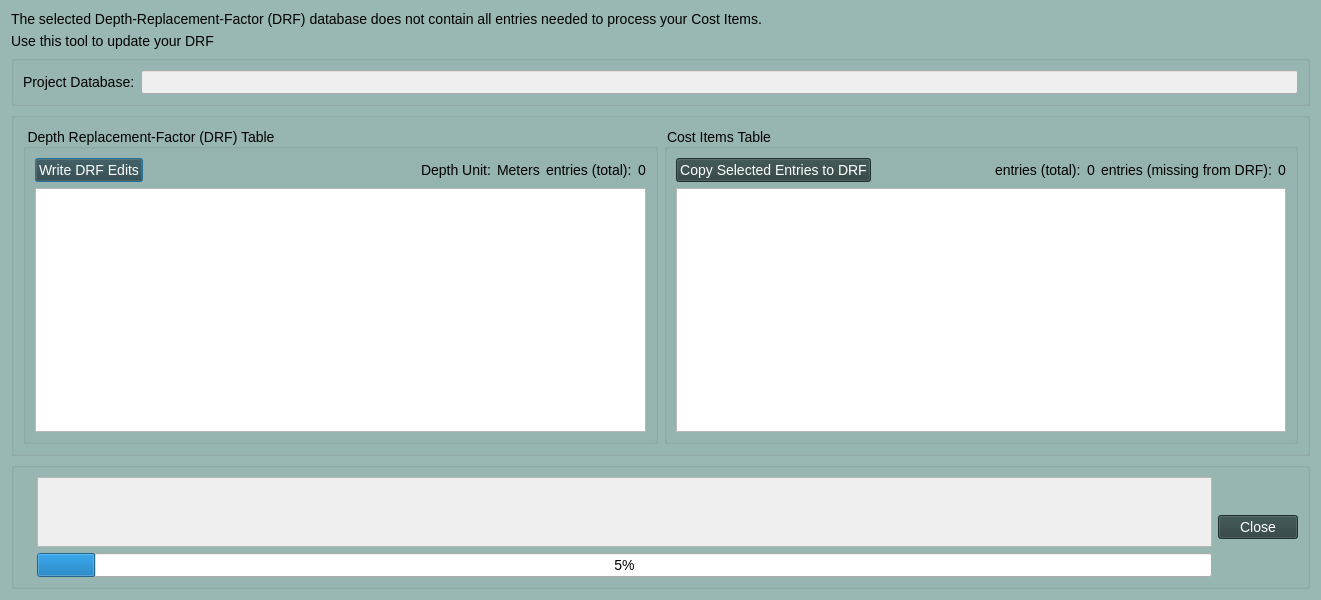
<?xml version="1.0" encoding="UTF-8"?>
<ui version="4.0">
 <class>Dialog</class>
 <widget class="QDialog" name="Dialog">
  <property name="geometry">
   <rect>
    <x>0</x>
    <y>0</y>
    <width>1321</width>
    <height>600</height>
   </rect>
  </property>
  <property name="sizePolicy">
   <sizepolicy hsizetype="Preferred" vsizetype="Fixed">
    <horstretch>0</horstretch>
    <verstretch>0</verstretch>
   </sizepolicy>
  </property>
  <property name="maximumSize">
   <size>
    <width>16777215</width>
    <height>600</height>
   </size>
  </property>
  <property name="palette">
   <palette>
    <active>
     <colorrole role="Base">
      <brush brushstyle="SolidPattern">
       <color alpha="255">
        <red>153</red>
        <green>183</green>
        <blue>179</blue>
       </color>
      </brush>
     </colorrole>
     <colorrole role="Window">
      <brush brushstyle="SolidPattern">
       <color alpha="255">
        <red>153</red>
        <green>183</green>
        <blue>179</blue>
       </color>
      </brush>
     </colorrole>
    </active>
    <inactive>
     <colorrole role="Base">
      <brush brushstyle="SolidPattern">
       <color alpha="255">
        <red>153</red>
        <green>183</green>
        <blue>179</blue>
       </color>
      </brush>
     </colorrole>
     <colorrole role="Window">
      <brush brushstyle="SolidPattern">
       <color alpha="255">
        <red>153</red>
        <green>183</green>
        <blue>179</blue>
       </color>
      </brush>
     </colorrole>
    </inactive>
    <disabled>
     <colorrole role="Base">
      <brush brushstyle="SolidPattern">
       <color alpha="255">
        <red>240</red>
        <green>240</green>
        <blue>240</blue>
       </color>
      </brush>
     </colorrole>
     <colorrole role="Window">
      <brush brushstyle="SolidPattern">
       <color alpha="255">
        <red>153</red>
        <green>183</green>
        <blue>179</blue>
       </color>
      </brush>
     </colorrole>
    </disabled>
   </palette>
  </property>
  
   <property name="windowTitle">
   <string>CanCurve</string>
  </property>
  <property name="styleSheet">
   <string notr="true">QPushButton {
  background-color: #2B403F;
  color: white;
}

QPushButton:disabled { 
    background-color: #99B7B3; /* Example: Gray background for disabled state */
	color:#DDDDDD
}

 
QTextEdit {
    background-color: #99B7B3; 
}


 
QWidget { /* Targets most widgets */
    font-size: 14px; 
} 

/* For more specific elements */
QLabel {
    font-size: 14px; 
}

</string>
 </property>
  
  <property name="windowTitle">
   <string>DRF Data Entry Tool</string>
  </property>
  <layout class="QVBoxLayout" name="verticalLayout">
   <item>
    <widget class="QLabel" name="label">
     <property name="text">
      <string>The selected Depth-Replacement-Factor (DRF) database does not contain all entries needed to process your Cost Items.</string>
     </property>
    </widget>
   </item>
   <item>
    <widget class="QLabel" name="label_2">
     <property name="text">
      <string>Use this tool to update your DRF</string>
     </property>
    </widget>
   </item>
   <item>
    <widget class="QGroupBox" name="groupBox_4">
     <property name="title">
      <string/>
     </property>
     <layout class="QHBoxLayout" name="horizontalLayout_4">
      <item>
       <widget class="QLabel" name="label_3">
        <property name="text">
         <string>Project Database:</string>
        </property>
       </widget>
      </item>
      <item>
       <widget class="QLineEdit" name="lineEdit_projDB">
        <property name="enabled">
         <bool>false</bool>
        </property>
       </widget>
      </item>
     </layout>
    </widget>
   </item>
   <item>
    <widget class="QGroupBox" name="groupBox">
     <property name="sizePolicy">
      <sizepolicy hsizetype="Preferred" vsizetype="Expanding">
       <horstretch>0</horstretch>
       <verstretch>0</verstretch>
      </sizepolicy>
     </property>
     <property name="title">
      <string/>
     </property>
     <layout class="QHBoxLayout" name="horizontalLayout">
      <item>
       <widget class="QGroupBox" name="groupBox_3">
        <property name="title">
         <string>Depth Replacement-Factor (DRF) Table</string>
        </property>
        <layout class="QVBoxLayout" name="verticalLayout_5">
         <item>
          <layout class="QHBoxLayout" name="horizontalLayout_5">
           <item>
            <widget class="QPushButton" name="pushButton_DRFtoProjDB">
             <property name="text">
              <string>Write DRF Edits</string>
             </property>
            </widget>
           </item>
           <item>
            <spacer name="horizontalSpacer_2">
             <property name="orientation">
              <enum>Qt::Horizontal</enum>
             </property>
             <property name="sizeHint" stdset="0">
              <size>
               <width>40</width>
               <height>20</height>
              </size>
             </property>
            </spacer>
           </item>
            <item>
            <widget class="QLabel" name="label_7">
             <property name="text">
              <string>Depth Unit:</string>
             </property>
            </widget>
           </item>
           <item>
            <widget class="QLabel" name="label_Depth_Units">
             <property name="text">
              <string>Meters</string>
             </property>
            </widget>
           </item>
           <item>
            <widget class="QLabel" name="label_6">
             <property name="text">
              <string>entries (total):</string>
             </property>
            </widget>
           </item>
           <item>
            <widget class="QLabel" name="label_DRF_entries_total">
             <property name="text">
              <string>0</string>
             </property>
            </widget>
           </item>
          </layout>
         </item>
         <item>
          <widget class="QTableView" name="tableView_drf">
           <property name="palette">
            <palette>
             <active>
              <colorrole role="Base">
               <brush brushstyle="SolidPattern">
                <color alpha="255">
                 <red>255</red>
                 <green>255</green>
                 <blue>255</blue>
                </color>
               </brush>
              </colorrole>
             </active>
             <inactive>
              <colorrole role="Base">
               <brush brushstyle="SolidPattern">
                <color alpha="255">
                 <red>255</red>
                 <green>255</green>
                 <blue>255</blue>
                </color>
               </brush>
              </colorrole>
             </inactive>
             <disabled>
              <colorrole role="Base">
               <brush brushstyle="SolidPattern">
                <color alpha="255">
                 <red>240</red>
                 <green>240</green>
                 <blue>240</blue>
                </color>
               </brush>
              </colorrole>
             </disabled>
            </palette>
           </property>
          </widget>
         </item>
        </layout>
       </widget>
      </item>
      <item>
       <widget class="QGroupBox" name="groupBox_2">
        <property name="title">
         <string>Cost Items Table</string>
        </property>
        <layout class="QVBoxLayout" name="verticalLayout_4">
         <item>
          <layout class="QHBoxLayout" name="horizontalLayout_3">
           <item>
            <widget class="QPushButton" name="pushButton_copyCItoDRF">
             <property name="sizePolicy">
              <sizepolicy hsizetype="Preferred" vsizetype="Fixed">
               <horstretch>0</horstretch>
               <verstretch>0</verstretch>
              </sizepolicy>
             </property>
             <property name="text">
              <string>Copy Selected Entries to DRF</string>
             </property>
            </widget>
           </item>
           <item>
            <spacer name="horizontalSpacer">
             <property name="orientation">
              <enum>Qt::Horizontal</enum>
             </property>
             <property name="sizeHint" stdset="0">
              <size>
               <width>40</width>
               <height>20</height>
              </size>
             </property>
            </spacer>
           </item>
           <item>
            <widget class="QLabel" name="label_4">
             <property name="text">
              <string>entries (total):</string>
             </property>
            </widget>
           </item>
           <item>
            <widget class="QLabel" name="label_CI_entries_total">
             <property name="text">
              <string>0</string>
             </property>
            </widget>
           </item>
           <item>
            <widget class="QLabel" name="label_5">
             <property name="text">
              <string>entries (missing from DRF):</string>
             </property>
            </widget>
           </item>
           <item>
            <widget class="QLabel" name="label_CI_entries_missing">
             <property name="text">
              <string>0</string>
             </property>
            </widget>
           </item>
          </layout>
         </item>
         <item>
          <layout class="QHBoxLayout" name="horizontalLayout_2">
           <item>
            <widget class="QTableView" name="tableView_costItems">
             <property name="palette">
              <palette>
               <active>
                <colorrole role="Base">
                 <brush brushstyle="SolidPattern">
                  <color alpha="255">
                   <red>255</red>
                   <green>255</green>
                   <blue>255</blue>
                  </color>
                 </brush>
                </colorrole>
               </active>
               <inactive>
                <colorrole role="Base">
                 <brush brushstyle="SolidPattern">
                  <color alpha="255">
                   <red>255</red>
                   <green>255</green>
                   <blue>255</blue>
                  </color>
                 </brush>
                </colorrole>
               </inactive>
               <disabled>
                <colorrole role="Base">
                 <brush brushstyle="SolidPattern">
                  <color alpha="255">
                   <red>240</red>
                   <green>240</green>
                   <blue>240</blue>
                  </color>
                 </brush>
                </colorrole>
               </disabled>
              </palette>
             </property>
            </widget>
           </item>
          </layout>
         </item>
        </layout>
       </widget>
      </item>
     </layout>
    </widget>
   </item>
   <item>
    <widget class="QGroupBox" name="status">
     <property name="sizePolicy">
      <sizepolicy hsizetype="Expanding" vsizetype="Fixed">
       <horstretch>0</horstretch>
       <verstretch>0</verstretch>
      </sizepolicy>
     </property>
     <property name="minimumSize">
      <size>
       <width>0</width>
       <height>70</height>
      </size>
     </property>
     <property name="title">
      <string/>
     </property>
     <layout class="QHBoxLayout" name="horizontalLayout_8">
      <item>
       <widget class="QLabel" name="icon">
        <property name="sizePolicy">
         <sizepolicy hsizetype="Preferred" vsizetype="Fixed">
          <horstretch>0</horstretch>
          <verstretch>0</verstretch>
         </sizepolicy>
        </property>
        <property name="text">
         <string/>
        </property>
        <property name="pixmap">
         <pixmap resource="../resources.qrc">:/plugins/cancurve/img/dbMismatch_icon.png</pixmap>
        </property>
        <property name="alignment">
         <set>Qt::AlignCenter</set>
        </property>
       </widget>
      </item>
      <item>
       <layout class="QVBoxLayout" name="verticalLayout_6">
        <item>
         <widget class="QScrollArea" name="scrollArea_2">
          <property name="sizePolicy">
           <sizepolicy hsizetype="Expanding" vsizetype="Expanding">
            <horstretch>0</horstretch>
            <verstretch>0</verstretch>
           </sizepolicy>
          </property>
          <property name="widgetResizable">
           <bool>true</bool>
          </property>
          <widget class="QWidget" name="scrollAreaWidgetContents_2">
           <property name="geometry">
            <rect>
             <x>0</x>
             <y>0</y>
             <width>1088</width>
             <height>69</height>
            </rect>
           </property>
           <property name="sizePolicy">
            <sizepolicy hsizetype="Preferred" vsizetype="Expanding">
             <horstretch>0</horstretch>
             <verstretch>0</verstretch>
            </sizepolicy>
           </property>
           <layout class="QVBoxLayout" name="verticalLayout_18">
            <item>
             <widget class="QLabel" name="progressText">
              <property name="sizePolicy">
               <sizepolicy hsizetype="Preferred" vsizetype="Expanding">
                <horstretch>0</horstretch>
                <verstretch>0</verstretch>
               </sizepolicy>
              </property>
              <property name="minimumSize">
               <size>
                <width>500</width>
                <height>30</height>
               </size>
              </property>
              <property name="maximumSize">
               <size>
                <width>16777215</width>
                <height>200</height>
               </size>
              </property>
              <property name="styleSheet">
               <string notr="true">/* For more specific elements */
QLabel {
    font-size: 10px; 
}</string>
              </property>
              <property name="text">
               <string/>
              </property>
              <property name="alignment">
               <set>Qt::AlignLeading|Qt::AlignLeft|Qt::AlignTop</set>
              </property>
              <property name="wordWrap">
               <bool>true</bool>
              </property>
             </widget>
            </item>
           </layout>
          </widget>
         </widget>
        </item>
        <item>
         <widget class="QProgressBar" name="progressBar_mismatchdialog">
          <property name="value">
           <number>5</number>
          </property>
         </widget>
        </item>
       </layout>
      </item>
      <item>
       <layout class="QVBoxLayout" name="verticalLayout_19">
        <item>
         <layout class="QVBoxLayout" name="verticalLayout_2">
          <item>
           <widget class="QPushButton" name="pushButton_close">
            <property name="sizePolicy">
             <sizepolicy hsizetype="Fixed" vsizetype="Fixed">
              <horstretch>0</horstretch>
              <verstretch>0</verstretch>
             </sizepolicy>
            </property>
            <property name="text">
             <string>Close</string>
            </property>
           </widget>
          </item>
         </layout>
        </item>
       </layout>
      </item>
     </layout>
    </widget>
   </item>
  </layout>
 </widget>
 <resources>
  <include location="../resources.qrc"/>
 </resources>
 <connections/>
</ui>
